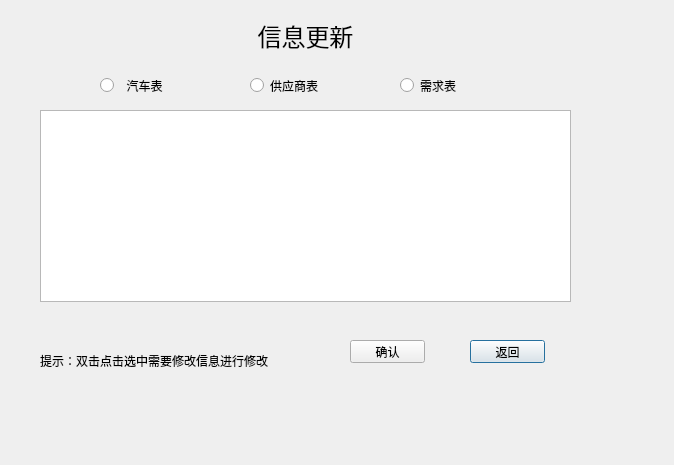
<?xml version="1.0" encoding="UTF-8"?>
<ui version="4.0">
 <class>updatebase</class>
 <widget class="QDialog" name="updatebase">
  <property name="geometry">
   <rect>
    <x>0</x>
    <y>0</y>
    <width>674</width>
    <height>465</height>
   </rect>
  </property>
  <property name="windowTitle">
   <string>Dialog</string>
  </property>
  <widget class="QPushButton" name="backButton">
   <property name="geometry">
    <rect>
     <x>470</x>
     <y>340</y>
     <width>75</width>
     <height>23</height>
    </rect>
   </property>
   <property name="text">
    <string>返回</string>
   </property>
  </widget>
  <widget class="QLabel" name="label">
   <property name="geometry">
    <rect>
     <x>210</x>
     <y>10</y>
     <width>191</width>
     <height>51</height>
    </rect>
   </property>
   <property name="text">
    <string>&lt;html&gt;&lt;head/&gt;&lt;body&gt;&lt;p align=&quot;center&quot;&gt;&lt;span style=&quot; font-size:18pt;&quot;&gt;信息更新&lt;/span&gt;&lt;/p&gt;&lt;/body&gt;&lt;/html&gt;</string>
   </property>
  </widget>
  <widget class="QPushButton" name="pushButton">
   <property name="geometry">
    <rect>
     <x>350</x>
     <y>340</y>
     <width>75</width>
     <height>23</height>
    </rect>
   </property>
   <property name="text">
    <string>确认</string>
   </property>
  </widget>
  <widget class="QTableView" name="tableView">
   <property name="geometry">
    <rect>
     <x>40</x>
     <y>110</y>
     <width>531</width>
     <height>192</height>
    </rect>
   </property>
  </widget>
  <widget class="QLabel" name="label_2">
   <property name="geometry">
    <rect>
     <x>40</x>
     <y>340</y>
     <width>241</width>
     <height>41</height>
    </rect>
   </property>
   <property name="text">
    <string>提示：双击点击选中需要修改信息进行修改</string>
   </property>
  </widget>
  <widget class="QRadioButton" name="carradio">
   <property name="geometry">
    <rect>
     <x>100</x>
     <y>60</y>
     <width>111</width>
     <height>51</height>
    </rect>
   </property>
   <property name="text">
    <string>  汽车表</string>
   </property>
  </widget>
  <widget class="QRadioButton" name="sellradio">
   <property name="geometry">
    <rect>
     <x>250</x>
     <y>70</y>
     <width>89</width>
     <height>31</height>
    </rect>
   </property>
   <property name="text">
    <string>供应商表</string>
   </property>
  </widget>
  <widget class="QRadioButton" name="needradio">
   <property name="geometry">
    <rect>
     <x>400</x>
     <y>60</y>
     <width>89</width>
     <height>51</height>
    </rect>
   </property>
   <property name="text">
    <string>需求表</string>
   </property>
  </widget>
 </widget>
 <resources/>
 <connections/>
</ui>
